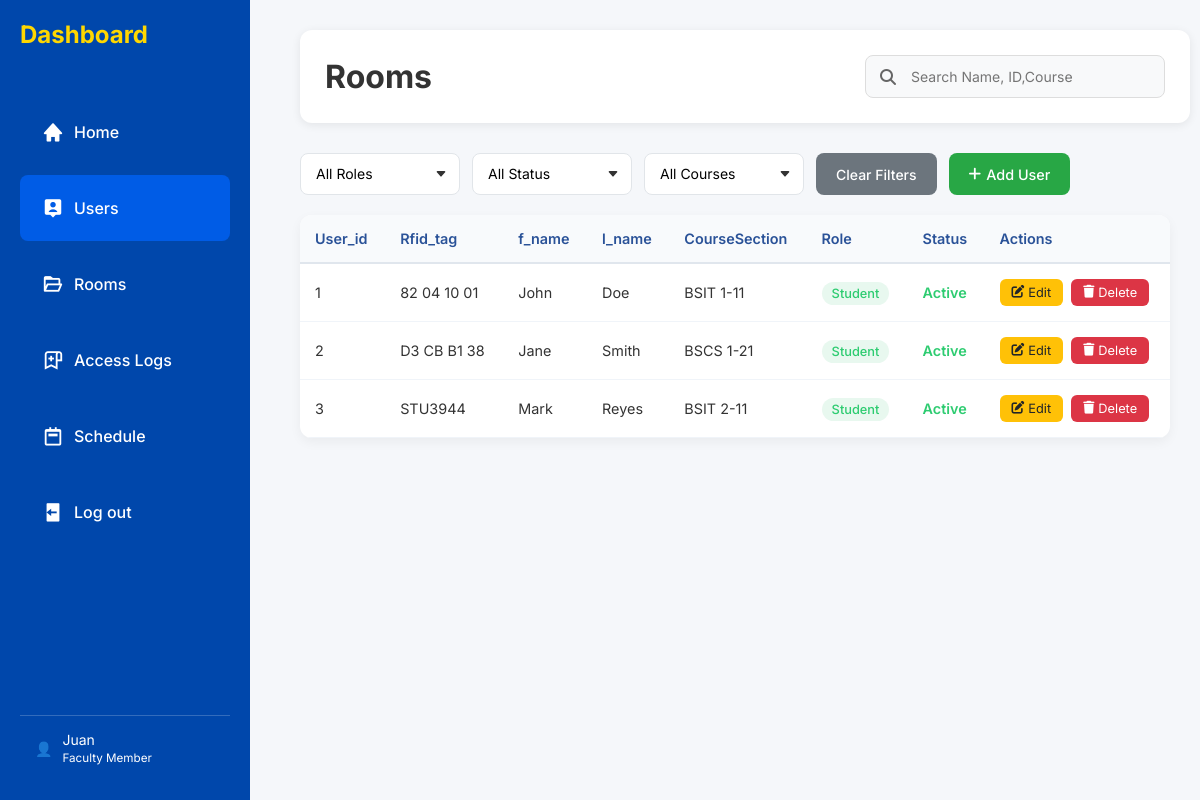
/users.php, run on an earlier commit of the app's database.
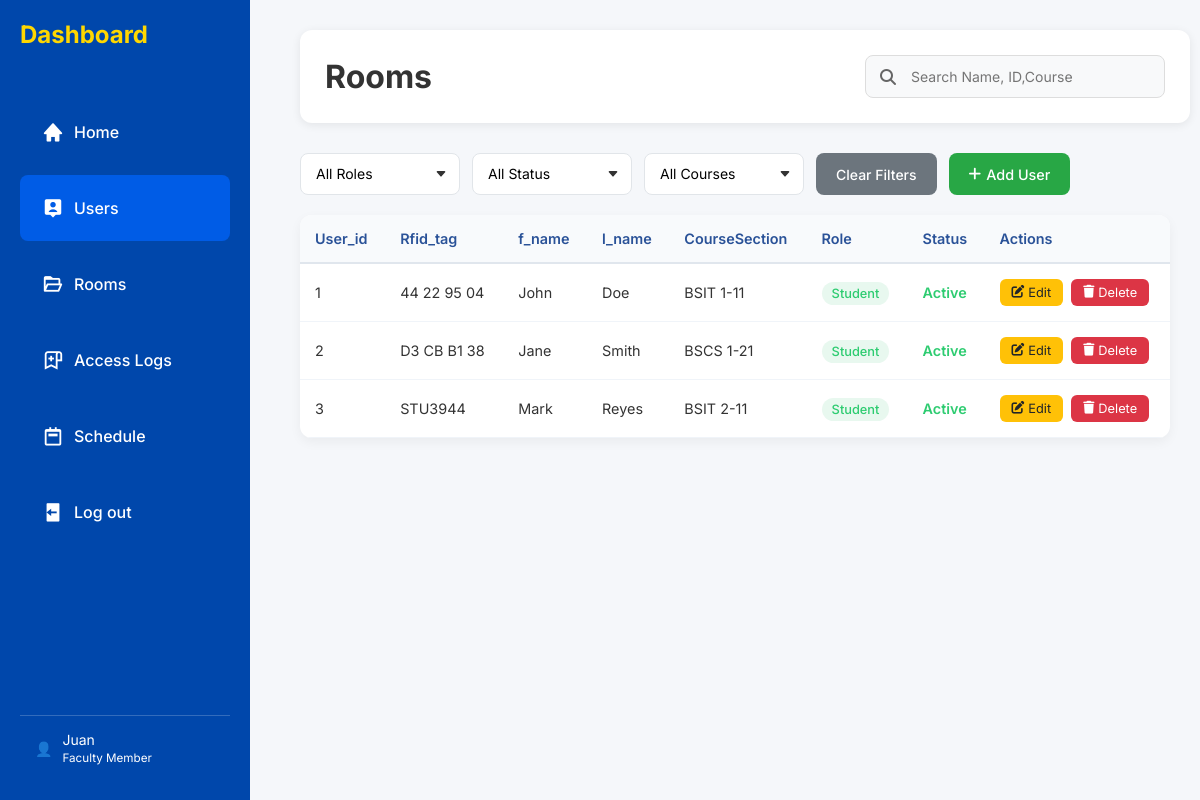
And on a later commit of the database.
### tables this page shows
CREATE TABLE `users` (
  `User_id` int(11) NOT NULL,
  `Rfid_tag` varchar(50) NOT NULL,
  `F_name` varchar(100) NOT NULL,
  `L_name` varchar(100) NOT NULL,
  `CourseSection_id` int(11) DEFAULT NULL,
  `Role` enum('Student','Faculty','Admin') DEFAULT 'Student',
  `Status` enum('Active','Inactive') DEFAULT 'Active'
);

CREATE TABLE `course_section` (
  `CourseSection_id` int(11) NOT NULL,
  `CourseSection` varchar(255) NOT NULL
);

### users.php (the view, shortened to what the changed rows need)
<?php
include 'conn.php';
?>
<!DOCTYPE html>
<html lang="en">
<head>
    <link rel="stylesheet" href="https://cdnjs.cloudflare.com/ajax/libs/font-awesome/6.6.0/css/all.min.css"/>
    <link rel="stylesheet" href="https://unpkg.com/boxicons@2.1.4/css/boxicons.min.css">
    <link rel="stylesheet" href="styles/users.css">
    <link rel="stylesheet" href="styles/sidebar.css">
</head>
<body>
    <div class="sidebar" id="sidebar">
        <h1>Dashboard</h1>
    </div>
    <div class="header">
        <div class="controls-section">
            <h1>Rooms</h1>
        </div>
    </div>
    <div class="user-table">
        <div class="table-section">
            <div class="table-scroll">
            <table id="usersTable">
                <thead>
                <tr>
                    <th>User_id</th>
                    <th>Rfid_tag</th>
                    <th>f_name</th>
                    <th>l_name</th>
                    <th>CourseSection</th>
                    <th>Role</th>
                    <th>Status</th>
                    <th>Actions</th>
                </tr>
                </thead>
                <tbody id="usersTableBody">
                <?php
                    $sql = 'SELECT users.*, course_section.CourseSection
                            FROM users
                            JOIN course_section ON users.courseSection_id = course_section.courseSection_id
                            ORDER BY users.User_id';
                    $users = mysqli_query($conn,$sql);
                ?>
                <?php if(mysqli_num_rows($users) > 0): ?>
                    <?php while($row = mysqli_fetch_assoc($users)): ?>
                    <tr>
                        <td><?php echo htmlspecialchars($row['User_id']); ?></td>
                        <td><?php echo htmlspecialchars($row['Rfid_tag']); ?></td>
                        <td><?php echo htmlspecialchars($row['F_name']); ?></td>
                        <td><?php echo htmlspecialchars($row['L_name']); ?></td>
                        <td><?php echo htmlspecialchars($row['CourseSection']); ?></td>
                        <td>
                        <span class="role-<?php echo strtolower($row['Role']); ?>">
                            <?php echo htmlspecialchars($row['Role']); ?>
                        </span>
                        </td>
                        <td>
                        <span class="status-<?php echo strtolower($row['Status']); ?>">
                            <?php echo htmlspecialchars($row['Status']); ?>
                        </span>
                        </td>
                        <td>
                        <div class="action-buttons">
                            <button class="btn-edit" onclick="openEditModal(<?php echo $row['User_id']; ?>, '<?php echo $row['F_name']; ?>', '<?php echo $row['L_name']; ?>', '<?php echo $row['Status']; ?>')">
                            <i class="fas fa-edit"></i> Edit
                            </button>
                            <button class="btn-delete" onclick="openDeleteModal(<?php echo $row['User_id']; ?>, '<?php echo $row['F_name']; ?>', '<?php echo $row['L_name']; ?>')">
                            <i class="fas fa-trash"></i> Delete
                            </button>
                        </div>
                        </td>
                    </tr>
                    <?php endwhile; ?>
                <?php else: ?>
                    <tr>
                    <td colspan="8" class="no-results">No users found</td>
                    </tr>
                <?php endif; ?>
                </tbody>
            </table>
            </div>
        </div>
    </div>
</body>
</html>

What changed in the data, as far as the page shows it:
changed users "John": Rfid_tag "82 04 10 01" → "44 22 95 04"
